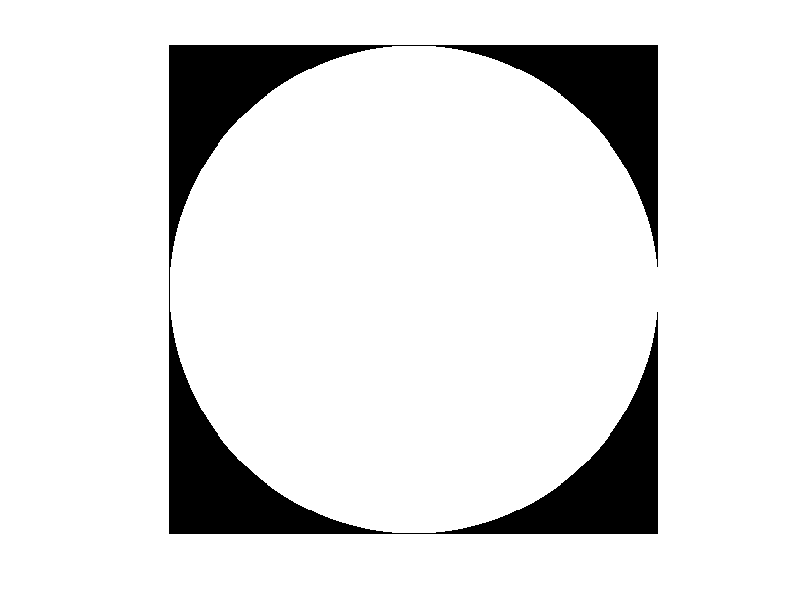

MATLAB code to generate this figure: (Note: this script raises an error after producing the figure.)
clc; clear; 
%% Question 1
black_double = zeros(499, 499, "double");

%점 250,250과 거리가 249보다 작거나 같은 좌표를 1로 만든다.
for ii = 1:499
    for jj = 1:499
        if (250-ii)^2+(250-jj)^2 <= 249^2 
            black_double(ii, jj) = 1;
        end
    end
end
figure; clf; imshow(black_double);

%% Question2
AT3 = imread('AT3_1m4_01.tif'); 

%sensitivity 는 0부터 1까지의 값, 0.05부터 1.00까지 20개의 figure을 비교
%전경픽셀(이진화를 할 픽셀)으로 간주할 픽셀을 검정으로 설정한다. 
%ensitivity가 높을수록 더 넓은 범위의 회색을 전경픽셀로 간주해 검정으로 변환한다.
%sensitivity가 너무 낮으면 전경이 분리가 잘 되지 않고, 너무 높으면 배경과 구별이 되지 않는다.

BW_1 = cell(1,20);

for ii = 1:20
   thr = ii*(0.05);
   method = adaptthresh(AT3, thr, "ForegroundPolarity", "dark");
   %adaptthresh로 주어진 이진화 방법을 통해 AT3 이진화 이미지 생성 : imbinarize
   BW_1{ii} = imbinarize(AT3, method);    
end

%예제의 경우 sensitivity가 0.75~0.80일때 세포 테두리 부분을 잘 분리하는 경향을 보인다.
figure;
clf;
montage([{AT3} BW_1(:)'], "Size", [3 7]);

%% 
BW_2 = cell(1,20);

%option : "bright" 전경픽셀으로 간주할 픽셀을 흰색으로 설정한다. 
%sensitivity가 높을수록 더 넓은 범위의 회색을 전경픽셀로 간주해 검정으로 변환한다. 
%sensitivity가 너무 낮으면 전경이 분리가 잘 되지 않고, 너무 높으면 배경과 구별이 되지 않는다.

for ii = 1:20
   thr = ii*(0.05);
   method = adaptthresh(AT3, thr, "ForegroundPolarity", "bright");
   %adaptthresh로 주어진 이진화 방법을 통해 AT3 이진화 이미지 생성 : imbinarize
   BW_2{ii} = imbinarize(AT3, method);    
end

%이 경우 sensitivity가 0.25 ~ 0.40일때 세포 테두리 부분을 잘 분리하는 경향을 보인다.
figure;
clf;
montage([{AT3} BW_2(:)'], "Size", [3 7]);


